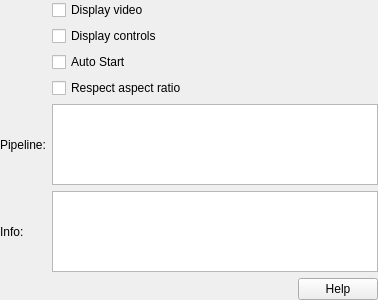
<?xml version="1.0" encoding="UTF-8"?>
<ui version="4.0">
 <class>VideoOptionsPage</class>
 <widget class="QWidget" name="VideoOptionsPage">
  <property name="geometry">
   <rect>
    <x>0</x>
    <y>0</y>
    <width>378</width>
    <height>300</height>
   </rect>
  </property>
  <property name="windowTitle">
   <string>Form</string>
  </property>
  <layout class="QGridLayout" name="gridLayout">
   <property name="margin">
    <number>0</number>
   </property>
   <item row="6" column="0">
    <widget class="QLabel" name="descLabel">
     <property name="text">
      <string>Pipeline:</string>
     </property>
    </widget>
   </item>
   <item row="6" column="1">
    <widget class="QPlainTextEdit" name="descPlainTextEdit"/>
   </item>
   <item row="1" column="1">
    <widget class="QCheckBox" name="displayVideoCheckBox">
     <property name="text">
      <string>Display video</string>
     </property>
    </widget>
   </item>
   <item row="2" column="1">
    <widget class="QCheckBox" name="displayControlsCheckBox">
     <property name="text">
      <string>Display controls</string>
     </property>
    </widget>
   </item>
   <item row="7" column="1">
    <widget class="QPlainTextEdit" name="infoPlainTextEdit"/>
   </item>
   <item row="7" column="0">
    <widget class="QLabel" name="infoLabel">
     <property name="text">
      <string>Info:</string>
     </property>
    </widget>
   </item>
   <item row="3" column="1">
    <widget class="QCheckBox" name="autoStartCheckBox">
     <property name="text">
      <string>Auto Start</string>
     </property>
    </widget>
   </item>
   <item row="4" column="1">
    <widget class="QCheckBox" name="respectAspectRatioCheckBox">
     <property name="text">
      <string>Respect aspect ratio</string>
     </property>
    </widget>
   </item>
   <item row="8" column="1">
    <layout class="QHBoxLayout" name="horizontalLayout">
     <item>
      <spacer name="horizontalSpacer">
       <property name="orientation">
        <enum>Qt::Horizontal</enum>
       </property>
       <property name="sizeHint" stdset="0">
        <size>
         <width>40</width>
         <height>20</height>
        </size>
       </property>
      </spacer>
     </item>
     <item>
      <widget class="QPushButton" name="helpButton">
       <property name="text">
        <string>Help</string>
       </property>
      </widget>
     </item>
    </layout>
   </item>
  </layout>
 </widget>
 <resources/>
 <connections/>
</ui>
